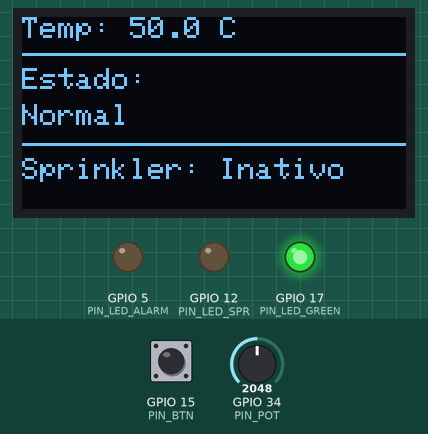
The sketch below on a simulated ESP32. Parts: 128×64 one-colour display, output pins drawn as LEDs (lit = HIGH). The test bench sets the inputs (shaded band); at power-on: GPIO 34 (PIN_POT) = 2048, GPIO 15 (PIN_BTN) HIGH. WiFi joins after 1.5 s; servers stay silent unless stated; uploads are accepted with an empty reply; what the sketch prints to the serial monitor is not drawn.

Above: at 3.4 s.
3.5 s: GPIO 34 (PIN_POT) set to 2389
At 4.5 s:
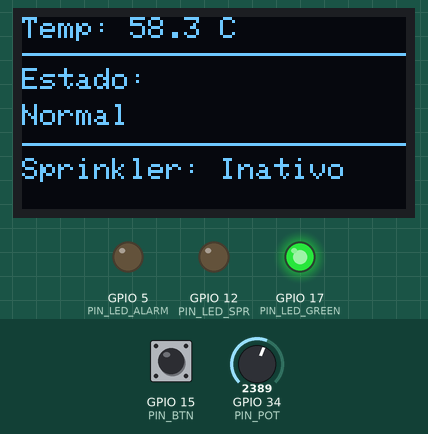
5.4 s: GPIO 34 (PIN_POT) set to 2489
At 5.7 s:
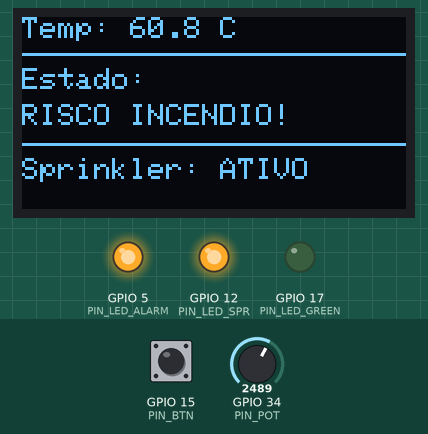
7.3 s: GPIO 15 (PIN_BTN) pulled LOW for 0.15 s
8.0 s: GPIO 34 (PIN_POT) set to 2866
At 10.29 s:
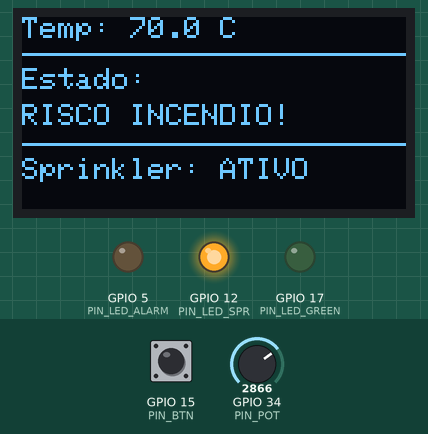
Timing chart, 0 to 11.0 s (numbered marks = the images above; inputs shaded):
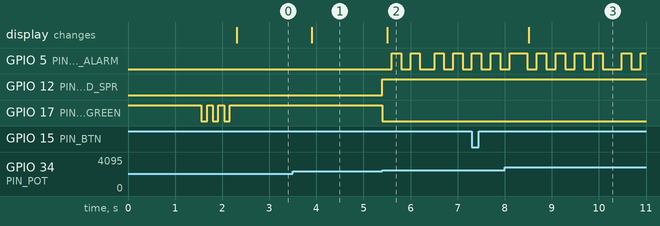

Measured:
- the behaviour switches between 2456 and 2457 on GPIO 34 (PIN_POT) (found by bisection; images 1 and 2)
- after the input at 3.5 s, the display: changes after 0.40 s (image 1)
- after the input at 5.4 s, GPIO 5 (PIN_LED_ALARM): LOW → HIGH after 0.20 s, → LOW 0.20 s later, → HIGH 0.20 s later, → LOW 0.20 s later, … (8 changes in this stretch); GPIO 12 (PIN_LED_SPR): LOW → HIGH at once; GPIO 17 (PIN_LED_GREEN): HIGH → LOW at once; the display: changes after 0.10 s (image 2)
- after the input at 8.0 s, the display: changes after 0.51 s (image 3)

The sketch:

Codigo.ESP32.ino
```cpp
// ============================================================
// esp32_incendio.ino — Sistema de Monitoramento de Incêndio
//
// Bibliotecas necessárias:
//   - WiFi, HTTPClient   (embutidas no ESP32)
//   - ArduinoJson        (by Benoit Blanchon) >= 6.x
//   - Wire               (embutida)
//   - Adafruit GFX Library
//   - Adafruit SSD1306
// ============================================================

#include <WiFi.h>
#include <HTTPClient.h>
#include <ArduinoJson.h>
#include <Wire.h>
#include <Adafruit_GFX.h>
#include <Adafruit_SSD1306.h>

// ── Configuração ──────────────────────────────────────────────
const char* WIFI_SSID     = "Jose";
const char* WIFI_PASSWORD = "brasil2021";
const char* SERVER_URL    = "http://18.229.134.103/ze";
const char* DEVICE_ID     = "esp32-01";

// ── Pinos ─────────────────────────────────────────────────────
#define PIN_POT        34
#define PIN_BTN        15
#define PIN_LED_GREEN  17
#define PIN_LED_ALARM   5
#define PIN_LED_SPR    12

// ── OLED ──────────────────────────────────────────────────────
#define OLED_SDA       22
#define OLED_SCL       23
#define SCREEN_WIDTH  128
#define SCREEN_HEIGHT  64
#define OLED_ADDR    0x3C

Adafruit_SSD1306 display(SCREEN_WIDTH, SCREEN_HEIGHT, &Wire, -1);

// ── Limiar de temperatura ─────────────────────────────────────
#define TEMP_THRESHOLD 60.0f

// ── Intervalos em milissegundos ────────────────────────────────
const unsigned long POLL_INTERVAL  = 2000;
const unsigned long BLINK_INTERVAL = 200;
const unsigned long OLED_INTERVAL  = 400;

// ── Estado do sistema ─────────────────────────────────────────
bool  alarmActive = false;   // Alarme travado
bool  blinkState  = false;   // Estado do pisca do LED Alarm
float temperature = 0.0f;

int lastBtnState = HIGH;

unsigned long lastPoll  = 0;
unsigned long lastBlink = 0;
unsigned long lastOLED  = 0;

// ── Protótipos ────────────────────────────────────────────────
void  connectWiFi();
float readTemperature();
void  activateAlarm(const char* source);
void  resetAlarmBySupervisor();
void  updateOutputs();
void  updateOLED();
void  reportAndReceive();

// =============================================================
// SETUP
// =============================================================
void setup() {
    Serial.begin(115200);

    pinMode(PIN_LED_GREEN, OUTPUT);
    pinMode(PIN_LED_ALARM, OUTPUT);
    pinMode(PIN_LED_SPR,   OUTPUT);
    pinMode(PIN_BTN, INPUT_PULLUP);

    digitalWrite(PIN_LED_GREEN, HIGH);
    digitalWrite(PIN_LED_ALARM, LOW);
    digitalWrite(PIN_LED_SPR,   LOW);

    Wire.begin(OLED_SDA, OLED_SCL);

    if (!display.begin(SSD1306_SWITCHCAPVCC, OLED_ADDR)) {
        Serial.println("[OLED] Não encontrado!");
    } else {
        display.clearDisplay();
        display.setTextColor(SSD1306_WHITE);
        display.setTextSize(1);
        display.setCursor(0, 16);
        display.println("  Monit. Incendio");
        display.setCursor(0, 32);
        display.println("   Iniciando...");
        display.display();
    }

    connectWiFi();
}

// =============================================================
// LOOP PRINCIPAL
// =============================================================
void loop() {
    unsigned long now = millis();

    // ── 1. Leitura da temperatura ─────────────────────────────
    temperature = readTemperature();

    // ── 2. Botão físico de emergência ─────────────────────────
    int btnState = digitalRead(PIN_BTN);

    if (btnState == LOW && lastBtnState == HIGH) {
        activateAlarm("BOTAO FISICO");
    }

    lastBtnState = btnState;

    // ── 3. Ativação automática por temperatura ────────────────
    /*
       Correção principal:

       Antes:
       - O sistema ativava o alarme acima de 60 °C.
       - Porém, desligava automaticamente abaixo de 60 °C.
       - Próximo ao limite, a leitura analógica oscila.
       - Isso fazia LED Green e LED Alarm alternarem rapidamente.

       Agora:
       - Temperatura >= 60 °C ativa o alarme.
       - O alarme permanece ativo.
       - Só o site/supervisório pode voltar o estado para normal.
    */
    if (temperature >= TEMP_THRESHOLD && !alarmActive) {
        activateAlarm("TEMPERATURA ALTA");
    }

    // ── 4. Pisca do LED de alarme ─────────────────────────────
    if (alarmActive && now - lastBlink >= BLINK_INTERVAL) {
        lastBlink = now;
        blinkState = !blinkState;
    }

    // ── 5. Atualiza saídas físicas ────────────────────────────
    updateOutputs();

    // ── 6. Atualiza OLED ──────────────────────────────────────
    if (now - lastOLED >= OLED_INTERVAL) {
        lastOLED = now;
        updateOLED();
    }

    // ── 7. Comunicação com o servidor ─────────────────────────
    if (now - lastPoll >= POLL_INTERVAL) {
        lastPoll = now;

        if (WiFi.status() == WL_CONNECTED) {
            reportAndReceive();
        } else {
            Serial.println("[WiFi] Desconectado — reconectando...");
            connectWiFi();
        }
    }
}

// =============================================================
// FUNÇÕES AUXILIARES
// =============================================================

float readTemperature() {
    int raw = analogRead(PIN_POT);

    /*
       Conversão simulada:
       ADC ESP32: 0 a 4095
       Temperatura simulada: 0 a 100 °C
    */
    float temp = (raw / 4095.0f) * 100.0f;

    return temp;
}

void activateAlarm(const char* source) {
    alarmActive = true;
    blinkState  = true;
    lastBlink   = millis();

    digitalWrite(PIN_LED_GREEN, LOW);
    digitalWrite(PIN_LED_ALARM, HIGH);
    digitalWrite(PIN_LED_SPR, HIGH);

    Serial.print("[ALARME] Ativado por: ");
    Serial.println(source);
}

void resetAlarmBySupervisor() {
    /*
       Esta função representa o retorno ao estado normal
       somente por comando vindo do site/supervisório.
    */

    alarmActive = false;
    blinkState  = false;

    digitalWrite(PIN_LED_ALARM, LOW);
    digitalWrite(PIN_LED_SPR, LOW);
    digitalWrite(PIN_LED_GREEN, HIGH);

    Serial.println("[SUPERVISORIO] Sistema retornou ao estado NORMAL");
}

void updateOutputs() {
    if (alarmActive) {
        // Em alarme:
        // LED Green apagado
        // LED Alarm piscando
        // Sprinkler ativo
        digitalWrite(PIN_LED_GREEN, LOW);
        digitalWrite(PIN_LED_ALARM, blinkState ? HIGH : LOW);
        digitalWrite(PIN_LED_SPR, HIGH);
    } else {
        // Estado normal:
        // LED Green ligado
        // LED Alarm apagado
        // Sprinkler desligado
        digitalWrite(PIN_LED_GREEN, HIGH);
        digitalWrite(PIN_LED_ALARM, LOW);
        digitalWrite(PIN_LED_SPR, LOW);
    }
}

void updateOLED() {
    display.clearDisplay();
    display.setTextSize(1);

    display.setCursor(0, 0);
    display.print("Temp: ");
    display.print(temperature, 1);
    display.println(" C");

    display.drawLine(0, 12, SCREEN_WIDTH - 1, 12, SSD1306_WHITE);

    display.setCursor(0, 17);
    display.println("Estado:");

    display.setCursor(0, 29);
    if (alarmActive) {
        display.println("RISCO INCENDIO!");
    } else {
        display.println("Normal");
    }

    display.drawLine(0, 42, SCREEN_WIDTH - 1, 42, SSD1306_WHITE);

    display.setCursor(0, 47);
    display.print("Sprinkler: ");
    display.println(alarmActive ? "ATIVO" : "Inativo");

    display.display();
}

void reportAndReceive() {
    HTTPClient http;

    String url = String(SERVER_URL) + "/api/device.php";

    http.begin(url);
    http.addHeader("Content-Type", "application/json");

    StaticJsonDocument<256> payload;

    payload["device_id"]   = DEVICE_ID;
    payload["button"]      = (lastBtnState == LOW) ? 1 : 0;
    payload["led"]         = alarmActive ? 1 : 0;
    payload["temperature"] = (int) round(temperature);
    payload["alarm"]       = alarmActive ? 1 : 0;
    payload["sprinkler"]   = alarmActive ? 1 : 0;

    String body;
    serializeJson(payload, body);

    Serial.print("[HTTP] POST → ");
    Serial.println(body);

    int httpCode = http.POST(body);

    if (httpCode == HTTP_CODE_OK) {
        String response = http.getString();

        Serial.print("[HTTP] Resposta → ");
        Serial.println(response);

        StaticJsonDocument<512> doc;
        DeserializationError error = deserializeJson(doc, response);

        if (!error && doc.containsKey("commands")) {
            for (JsonObject cmd : doc["commands"].as<JsonArray>()) {
                const char* command = cmd["command"];
                int value = cmd["value"];

                Serial.printf("[CMD] %s = %d\n", command, value);

                // Comando 1: reset vindo do site
                if (strcmp(command, "reset") == 0 && value == 1) {
                    resetAlarmBySupervisor();
                }

                // Comando 2: normal vindo do site
                if (strcmp(command, "normal") == 0 && value == 1) {
                    resetAlarmBySupervisor();
                }

                // Comando 3: alarm = 0 vindo do site
                if (strcmp(command, "alarm") == 0 && value == 0) {
                    resetAlarmBySupervisor();
                }

                // Comando 4: alarm = 1 vindo do site
                if (strcmp(command, "alarm") == 0 && value == 1) {
                    activateAlarm("SUPERVISORIO");
                }
            }
        } else {
            Serial.println("[JSON] Erro ao interpretar resposta ou sem comandos");
        }
    } else {
        Serial.printf("[HTTP] Erro: %d\n", httpCode);
    }

    http.end();
}

void connectWiFi() {
    Serial.print("[WiFi] Conectando");

    WiFi.begin(WIFI_SSID, WIFI_PASSWORD);

    int attempts = 0;

    while (WiFi.status() != WL_CONNECTED && attempts < 20) {
        delay(500);
        Serial.print(".");
        attempts++;
    }

    if (WiFi.status() == WL_CONNECTED) {
        Serial.print("\n[WiFi] Conectado! IP: ");
        Serial.println(WiFi.localIP());

        // Pisca inicial apenas se o sistema ainda não estiver em alarme
        if (!alarmActive) {
            for (int i = 0; i < 3; i++) {
                digitalWrite(PIN_LED_GREEN, LOW);
                delay(120);
                digitalWrite(PIN_LED_GREEN, HIGH);
                delay(120);
            }
        }
    } else {
        Serial.println("\n[WiFi] Falha — operando offline");
    }
}

// ============================================================
// RESUMO DA LÓGICA CORRIGIDA
// ─────────────────────────────────────────────────────────────
//
//  Temperatura >= 60 °C:
//    - Ativa o alarme.
//    - Apaga o LED Green.
//    - Pisca o LED Alarm.
//    - Liga o sprinkler.
//    - O alarme fica travado.
//
//  Temperatura < 60 °C:
//    - Não desliga o alarme automaticamente.
//
//  Retorno ao estado normal:
//    - Apenas pelo site/supervisório.
//    - Comandos aceitos:
//        reset  = 1
//        normal = 1
//        alarm  = 0
//
// ============================================================
```
